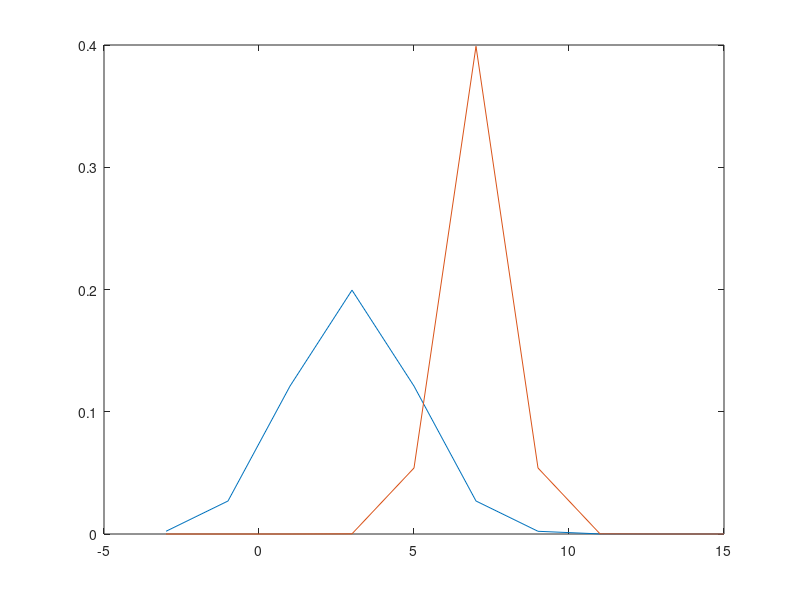

MATLAB code to generate this figure:
x=-3:2:15;
mu=3;
si=2;
norm=normpdf(x,mu,si);
figure;
plot(x,norm)

hold on
x=-3:2:15;
mu=3;
mu=7;
si=1;
norm=normpdf(x,mu,si);
plot(x,norm)